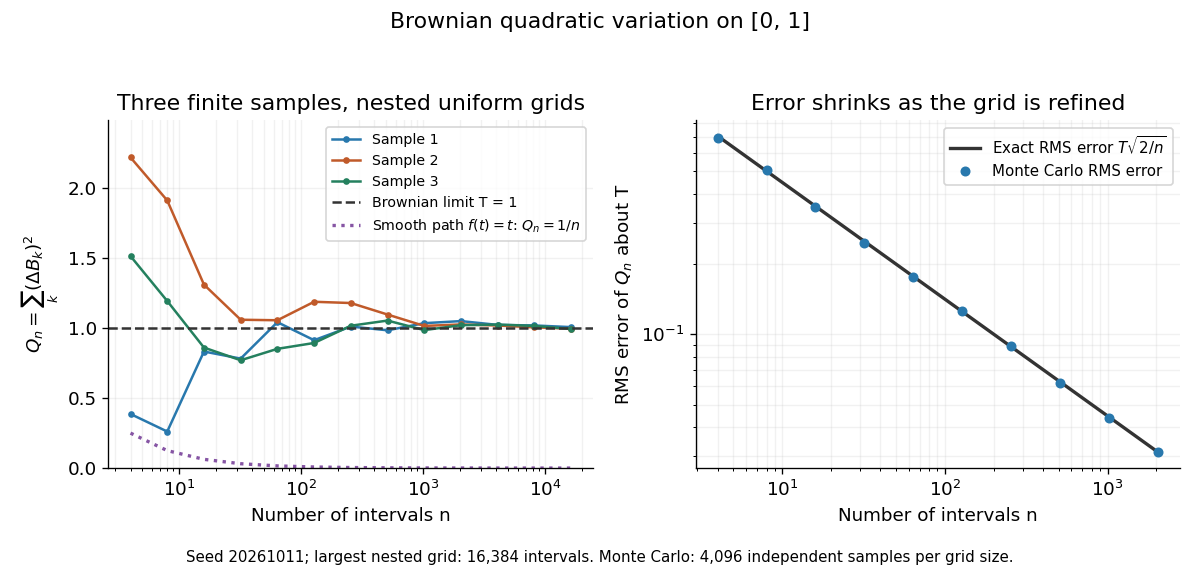

Recreate this plot in Python.
"""Generate brownian-quadratic-variation.png in the caller's working directory.

Tested with Python 3.14.4, numpy 2.3.5, matplotlib 3.10.7.
Nested partitions reuse finite Gaussian samples; Monte Carlo uses fresh grids.
Run from _media: MPLCONFIGDIR=/tmp/brownian-mpl python3 ../brownian-quadratic-variation.py
"""

from math import sqrt
from pathlib import Path

import matplotlib

matplotlib.use("Agg")
import matplotlib.pyplot as plt
import numpy as np


def main():
    seed, horizon, finest = 20261011, 1.0, 16384
    rng = np.random.default_rng(seed)
    increments = rng.normal(0.0, sqrt(horizon / finest), size=(3, finest))
    paths = np.column_stack((np.zeros(3), np.cumsum(increments, axis=1)))
    sizes = 2 ** np.arange(2, 15)
    qv = np.empty((3, len(sizes)))
    for j, n in enumerate(sizes):
        coarse_increments = np.diff(paths[:, ::finest // int(n)], axis=1)
        qv[:, j] = np.sum(coarse_increments ** 2, axis=1)
        assert np.allclose(coarse_increments,
                           increments.reshape(3, int(n), -1).sum(axis=2))
    smooth_qv = horizon ** 2 / sizes  # f(t)=t, computed on the same partitions

    trials = 4096
    mc_sizes = 2 ** np.arange(2, 12)
    empirical_rmse = []
    for n in mc_sizes:
        samples = rng.normal(0.0, sqrt(horizon / n), size=(trials, int(n)))
        sums = np.sum(samples ** 2, axis=1)
        empirical_rmse.append(sqrt(np.mean((sums - horizon) ** 2)))
        # Broad Monte Carlo checks; exact formulas are printed separately.
        assert abs(sums.mean() - horizon) < 6 * horizon * sqrt(2 / (n * trials))
        ratio = sums.var(ddof=1) / (2 * horizon ** 2 / n)
        assert 0.85 < ratio < 1.15
    empirical_rmse = np.asarray(empirical_rmse)
    theoretical_rmse = horizon * np.sqrt(2 / mc_sizes)
    assert np.all(np.abs(empirical_rmse / theoretical_rmse - 1) < 0.08)

    plt.rcParams.update({"font.size": 11, "axes.spines.top": False,
                         "axes.spines.right": False})
    fig, axes = plt.subplots(1, 2, figsize=(10, 4.8), dpi=120,
                             facecolor="white")
    for i, color in enumerate(["#2878ad", "#c05a2a", "#24805e"]):
        axes[0].plot(sizes, qv[i], "o-", color=color, markersize=3,
                     label=f"Sample {i+1}")
    axes[0].axhline(horizon, color="#333333", ls="--", label="Brownian limit T = 1")
    axes[0].plot(sizes, smooth_qv, ":", color="#8655a4", lw=2,
                 label=r"Smooth path $f(t)=t$: $Q_n=1/n$")
    axes[0].set(xscale="log", xlabel="Number of intervals n",
                ylabel=r"$Q_n=\sum_k (\Delta B_k)^2$",
                title="Three finite samples, nested uniform grids", ylim=(0, max(1.5, qv.max()*1.12)))
    axes[0].legend(fontsize=8.5, loc="upper right")
    axes[1].loglog(mc_sizes, theoretical_rmse, color="#333333", lw=2,
                   label=r"Exact RMS error $T\sqrt{2/n}$")
    axes[1].loglog(mc_sizes, empirical_rmse, "o", color="#2878ad", markersize=5,
                   label="Monte Carlo RMS error")
    axes[1].set(xlabel="Number of intervals n", ylabel=r"RMS error of $Q_n$ about T",
                title="Error shrinks as the grid is refined")
    axes[1].legend(fontsize=9)
    for ax in axes:
        ax.set_facecolor("white")
        ax.grid(alpha=0.17, which="both")
    fig.suptitle("Brownian quadratic variation on [0, 1]")
    fig.text(0.5, 0.025,
             f"Seed {seed}; largest nested grid: 16,384 intervals. "
             f"Monte Carlo: {trials:,} independent samples per grid size.",
             ha="center", fontsize=9)
    fig.tight_layout(rect=(0, 0.055, 1, 0.94))
    fig.savefig(Path.cwd() / "brownian-quadratic-variation.png", facecolor="white",
                transparent=False)
    plt.close(fig)
    print("Finite nested-grid Q_n values at n=16384:", qv[:, -1])
    print("Largest relative Monte Carlo RMS error:",
          float(np.max(np.abs(empirical_rmse / theoretical_rmse - 1))))
    for t, n in [(1.0, 100), (2.0, 100)]:
        variance = 2 * t ** 2 / n
        print(f"T={t:g}, n={n}: E Q_n={t:g}, Var Q_n={variance:g}, "
              f"RMS error={sqrt(variance):.10f}")
    assert 2 * 2.0 ** 2 / 100 == 0.08


if __name__ == "__main__":
    main()
